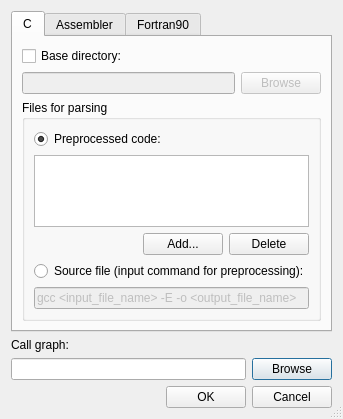
<?xml version="1.0" encoding="UTF-8"?>
<ui version="4.0">
 <class>NewCallGraphWidget</class>
 <widget class="QDialog" name="NewCallGraphWidget">
  <property name="geometry">
   <rect>
    <x>0</x>
    <y>0</y>
    <width>334</width>
    <height>414</height>
   </rect>
  </property>
  <property name="sizePolicy">
   <sizepolicy hsizetype="Expanding" vsizetype="Expanding">
    <horstretch>0</horstretch>
    <verstretch>0</verstretch>
   </sizepolicy>
  </property>
  <property name="windowTitle">
   <string>QSAGUI - new call graph</string>
  </property>
  <property name="sizeGripEnabled">
   <bool>true</bool>
  </property>
  <layout class="QGridLayout" name="gridLayout">
   <item row="1" column="0">
    <widget class="QLabel" name="label_2">
     <property name="text">
      <string>Call graph:</string>
     </property>
    </widget>
   </item>
   <item row="2" column="0">
    <layout class="QHBoxLayout" name="horizontalLayout_5">
     <item>
      <widget class="QLineEdit" name="outputFileEdit"/>
     </item>
     <item>
      <widget class="QPushButton" name="outputFileButton">
       <property name="text">
        <string>Browse</string>
       </property>
      </widget>
     </item>
    </layout>
   </item>
   <item row="3" column="0">
    <layout class="QHBoxLayout" name="horizontalLayout_6">
     <item>
      <spacer name="horizontalSpacer_2">
       <property name="orientation">
        <enum>Qt::Horizontal</enum>
       </property>
       <property name="sizeHint" stdset="0">
        <size>
         <width>40</width>
         <height>20</height>
        </size>
       </property>
      </spacer>
     </item>
     <item>
      <widget class="QPushButton" name="generateButton">
       <property name="text">
        <string>OK</string>
       </property>
      </widget>
     </item>
     <item>
      <widget class="QPushButton" name="cancelButton">
       <property name="text">
        <string>Cancel</string>
       </property>
       <property name="shortcut">
        <string>Esc</string>
       </property>
      </widget>
     </item>
    </layout>
   </item>
   <item row="0" column="0">
    <widget class="QTabWidget" name="tabWidget">
     <property name="currentIndex">
      <number>0</number>
     </property>
     <widget class="QWidget" name="cTab">
      <attribute name="title">
       <string>C</string>
      </attribute>
      <layout class="QGridLayout" name="gridLayout_5">
       <item row="0" column="0">
        <widget class="QCheckBox" name="baseDirCBox">
         <property name="text">
          <string>Base directory:</string>
         </property>
        </widget>
       </item>
       <item row="1" column="0">
        <layout class="QHBoxLayout" name="horizontalLayout_2" stretch="0,0">
         <property name="sizeConstraint">
          <enum>QLayout::SetDefaultConstraint</enum>
         </property>
         <item>
          <widget class="QLineEdit" name="baseDirEdit">
           <property name="enabled">
            <bool>false</bool>
           </property>
          </widget>
         </item>
         <item>
          <widget class="QPushButton" name="baseDirButton">
           <property name="enabled">
            <bool>false</bool>
           </property>
           <property name="text">
            <string>Browse</string>
           </property>
          </widget>
         </item>
        </layout>
       </item>
       <item row="2" column="0">
        <widget class="QGroupBox" name="groupBox">
         <property name="title">
          <string>Files for parsing</string>
         </property>
         <layout class="QGridLayout" name="gridLayout_2">
          <item row="0" column="0">
           <widget class="QRadioButton" name="preprocessedFileRButton">
            <property name="text">
             <string>Preprocessed code:</string>
            </property>
            <property name="checked">
             <bool>true</bool>
            </property>
           </widget>
          </item>
          <item row="1" column="0">
           <widget class="QListWidget" name="listOfCFiles"/>
          </item>
          <item row="2" column="0">
           <layout class="QHBoxLayout" name="horizontalLayout_4">
            <item>
             <spacer name="horizontalSpacer">
              <property name="orientation">
               <enum>Qt::Horizontal</enum>
              </property>
              <property name="sizeHint" stdset="0">
               <size>
                <width>40</width>
                <height>20</height>
               </size>
              </property>
             </spacer>
            </item>
            <item>
             <widget class="QPushButton" name="addCButton">
              <property name="text">
               <string>Add...</string>
              </property>
              <property name="icon">
               <iconset resource="../resources/resources.qrc">
                <normaloff>:/images/list-add.png</normaloff>:/images/list-add.png</iconset>
              </property>
             </widget>
            </item>
            <item>
             <widget class="QPushButton" name="delCButton">
              <property name="enabled">
               <bool>true</bool>
              </property>
              <property name="text">
               <string>Delete</string>
              </property>
              <property name="icon">
               <iconset resource="../resources/resources.qrc">
                <normaloff>:/images/list-remove.png</normaloff>:/images/list-remove.png</iconset>
              </property>
              <property name="shortcut">
               <string>Del</string>
              </property>
             </widget>
            </item>
           </layout>
          </item>
          <item row="3" column="0">
           <widget class="QRadioButton" name="sourceFileRButton">
            <property name="text">
             <string>Source file (input command for preprocessing):</string>
            </property>
           </widget>
          </item>
          <item row="4" column="0">
           <layout class="QVBoxLayout" name="verticalLayout_2">
            <item>
             <widget class="QLineEdit" name="sourceFileEdit">
              <property name="enabled">
               <bool>false</bool>
              </property>
              <property name="text">
               <string>gcc &lt;input_file_name&gt; -E -o &lt;output_file_name&gt;</string>
              </property>
             </widget>
            </item>
           </layout>
          </item>
         </layout>
        </widget>
       </item>
      </layout>
     </widget>
     <widget class="QWidget" name="assemblerTab">
      <attribute name="title">
       <string>Assembler</string>
      </attribute>
      <layout class="QGridLayout" name="gridLayout_4">
       <item row="0" column="0">
        <widget class="QLabel" name="label_3">
         <property name="text">
          <string>Source files for parsing:</string>
         </property>
        </widget>
       </item>
       <item row="1" column="0">
        <widget class="QListWidget" name="listOfAsmFiles"/>
       </item>
       <item row="2" column="0">
        <layout class="QHBoxLayout" name="horizontalLayout_7">
         <item>
          <spacer name="horizontalSpacer_3">
           <property name="orientation">
            <enum>Qt::Horizontal</enum>
           </property>
           <property name="sizeHint" stdset="0">
            <size>
             <width>40</width>
             <height>20</height>
            </size>
           </property>
          </spacer>
         </item>
         <item>
          <widget class="QPushButton" name="addAsmButton">
           <property name="text">
            <string>Add...</string>
           </property>
           <property name="icon">
            <iconset resource="../resources/resources.qrc">
             <normaloff>:/images/list-add.png</normaloff>:/images/list-add.png</iconset>
           </property>
          </widget>
         </item>
         <item>
          <widget class="QPushButton" name="delAsmButton">
           <property name="enabled">
            <bool>true</bool>
           </property>
           <property name="text">
            <string>Delete</string>
           </property>
           <property name="icon">
            <iconset resource="../resources/resources.qrc">
             <normaloff>:/images/list-remove.png</normaloff>:/images/list-remove.png</iconset>
           </property>
           <property name="shortcut">
            <string>Del</string>
           </property>
          </widget>
         </item>
        </layout>
       </item>
      </layout>
     </widget>
     <widget class="QWidget" name="fortran90Tab">
      <attribute name="title">
       <string>Fortran90</string>
      </attribute>
      <layout class="QGridLayout" name="gridLayout_3">
       <item row="0" column="0">
        <widget class="QLabel" name="label_4">
         <property name="text">
          <string>Source files for parsing:</string>
         </property>
        </widget>
       </item>
       <item row="1" column="0">
        <widget class="QListWidget" name="listOfF90Files"/>
       </item>
       <item row="2" column="0">
        <layout class="QHBoxLayout" name="horizontalLayout_8">
         <item>
          <spacer name="horizontalSpacer_4">
           <property name="orientation">
            <enum>Qt::Horizontal</enum>
           </property>
           <property name="sizeHint" stdset="0">
            <size>
             <width>40</width>
             <height>20</height>
            </size>
           </property>
          </spacer>
         </item>
         <item>
          <widget class="QPushButton" name="addF90Button">
           <property name="text">
            <string>Add...</string>
           </property>
           <property name="icon">
            <iconset resource="../resources/resources.qrc">
             <normaloff>:/images/list-add.png</normaloff>:/images/list-add.png</iconset>
           </property>
          </widget>
         </item>
         <item>
          <widget class="QPushButton" name="delF90Button">
           <property name="enabled">
            <bool>true</bool>
           </property>
           <property name="text">
            <string>Delete</string>
           </property>
           <property name="icon">
            <iconset resource="../resources/resources.qrc">
             <normaloff>:/images/list-remove.png</normaloff>:/images/list-remove.png</iconset>
           </property>
           <property name="shortcut">
            <string>Del</string>
           </property>
          </widget>
         </item>
        </layout>
       </item>
      </layout>
     </widget>
    </widget>
   </item>
  </layout>
 </widget>
 <tabstops>
  <tabstop>tabWidget</tabstop>
  <tabstop>baseDirCBox</tabstop>
  <tabstop>baseDirEdit</tabstop>
  <tabstop>baseDirButton</tabstop>
  <tabstop>preprocessedFileRButton</tabstop>
  <tabstop>listOfCFiles</tabstop>
  <tabstop>addCButton</tabstop>
  <tabstop>delCButton</tabstop>
  <tabstop>sourceFileRButton</tabstop>
  <tabstop>sourceFileEdit</tabstop>
  <tabstop>outputFileEdit</tabstop>
  <tabstop>outputFileButton</tabstop>
  <tabstop>generateButton</tabstop>
  <tabstop>cancelButton</tabstop>
  <tabstop>listOfAsmFiles</tabstop>
  <tabstop>addAsmButton</tabstop>
  <tabstop>delAsmButton</tabstop>
  <tabstop>listOfF90Files</tabstop>
  <tabstop>addF90Button</tabstop>
  <tabstop>delF90Button</tabstop>
 </tabstops>
 <resources>
  <include location="../resources/resources.qrc"/>
 </resources>
 <connections>
  <connection>
   <sender>cancelButton</sender>
   <signal>clicked()</signal>
   <receiver>NewCallGraphWidget</receiver>
   <slot>close()</slot>
   <hints>
    <hint type="sourcelabel">
     <x>314</x>
     <y>391</y>
    </hint>
    <hint type="destinationlabel">
     <x>181</x>
     <y>206</y>
    </hint>
   </hints>
  </connection>
  <connection>
   <sender>baseDirCBox</sender>
   <signal>toggled(bool)</signal>
   <receiver>baseDirEdit</receiver>
   <slot>setEnabled(bool)</slot>
   <hints>
    <hint type="sourcelabel">
     <x>180</x>
     <y>49</y>
    </hint>
    <hint type="destinationlabel">
     <x>138</x>
     <y>77</y>
    </hint>
   </hints>
  </connection>
  <connection>
   <sender>baseDirCBox</sender>
   <signal>toggled(bool)</signal>
   <receiver>baseDirButton</receiver>
   <slot>setEnabled(bool)</slot>
   <hints>
    <hint type="sourcelabel">
     <x>180</x>
     <y>49</y>
    </hint>
    <hint type="destinationlabel">
     <x>301</x>
     <y>78</y>
    </hint>
   </hints>
  </connection>
  <connection>
   <sender>preprocessedFileRButton</sender>
   <signal>toggled(bool)</signal>
   <receiver>sourceFileEdit</receiver>
   <slot>setDisabled(bool)</slot>
   <hints>
    <hint type="sourcelabel">
     <x>180</x>
     <y>126</y>
    </hint>
    <hint type="destinationlabel">
     <x>180</x>
     <y>294</y>
    </hint>
   </hints>
  </connection>
  <connection>
   <sender>sourceFileRButton</sender>
   <signal>toggled(bool)</signal>
   <receiver>listOfCFiles</receiver>
   <slot>setDisabled(bool)</slot>
   <hints>
    <hint type="sourcelabel">
     <x>180</x>
     <y>268</y>
    </hint>
    <hint type="destinationlabel">
     <x>180</x>
     <y>180</y>
    </hint>
   </hints>
  </connection>
  <connection>
   <sender>sourceFileRButton</sender>
   <signal>toggled(bool)</signal>
   <receiver>addCButton</receiver>
   <slot>setDisabled(bool)</slot>
   <hints>
    <hint type="sourcelabel">
     <x>180</x>
     <y>268</y>
    </hint>
    <hint type="destinationlabel">
     <x>218</x>
     <y>239</y>
    </hint>
   </hints>
  </connection>
  <connection>
   <sender>sourceFileRButton</sender>
   <signal>toggled(bool)</signal>
   <receiver>delCButton</receiver>
   <slot>setDisabled(bool)</slot>
   <hints>
    <hint type="sourcelabel">
     <x>180</x>
     <y>268</y>
    </hint>
    <hint type="destinationlabel">
     <x>301</x>
     <y>239</y>
    </hint>
   </hints>
  </connection>
 </connections>
</ui>
